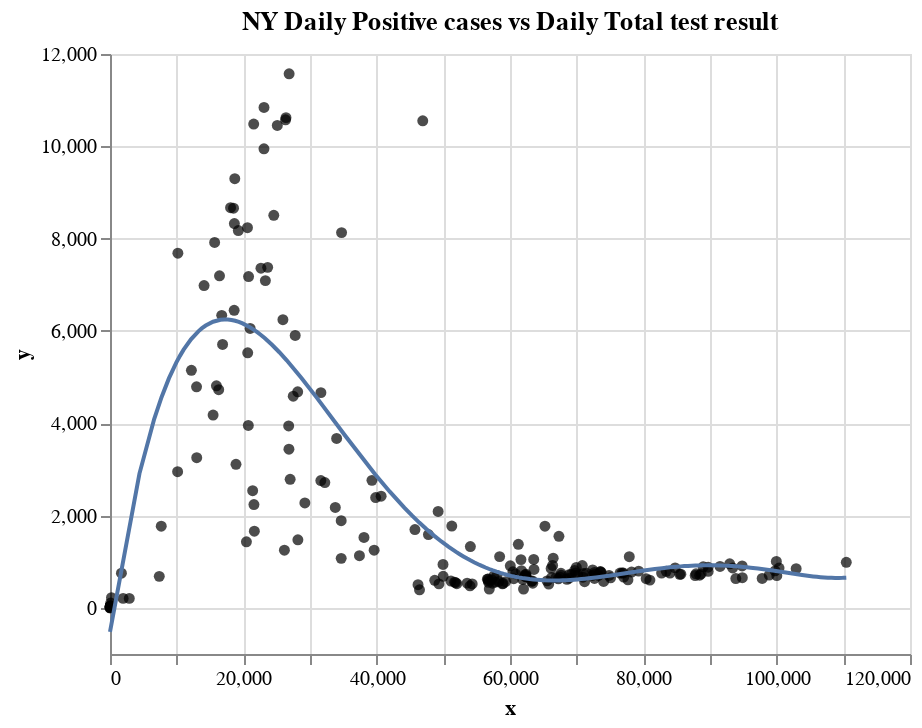

This figure's notebook cell:
### Code cell
#doing polynmial fits on positive and desthIncrease
y = us['positiveIncrease']
x = us['totalTestResultsIncrease']

#converting them to DataFrame so it can exported as a col and rows
# this will be better for the fit
source = pd.DataFrame({'x':x,'y':y})

#define the degree and color of the poly fits
degree = [5]
color_list = ['#5276A7', '#f2', '#b45']

#####
# using alt air for better statistcal graph
####
fit = alt.Chart(source).mark_circle(color='black').encode(alt.X('x'),alt.Y('y'))

polyFit = (fit.transform_regression('x', 'y', method='poly', order=order)
               .mark_line(color=color) 
               for order, color in zip(degree, color_list))

alt.layer(fit, *polyFit).properties(title='NY Daily Positive cases vs Daily Total test result')

### Figure 1 — Vega-Lite specification as saved in the notebook (floating-point values rounded to 4 significant figures; data arrays with more than 128 entries replaced by an {"elided": "..."} marker saying what was removed)
{"config": {"view": {"continuousWidth": 400, "continuousHeight": 300}}, "layer": [{"mark": {"type": "circle", "color": "black"}, "encoding": {"x": {"type": "quantitative", "field": "x"}, "y": {"type": "quantitative", "field": "y"}}}, {"mark": {"type": "line", "color": "#5276A7"}, "encoding": {"x": {"type": "quantitative", "field": "x"}, "y": {"type": "quantitative", "field": "y"}}, "transform": [{"on": "x", "regression": "y", "method": "poly", "order": 5}]}], "data": {"name": "data-4736bbecc4894063c4adae865fa8448a"}, "title": "NY Daily Positive cases vs Daily Total test result", "$schema": "https://vega.github.io/schema/vega-lite/v4.8.1.json", "datasets": {"data-4736bbecc4894063c4adae865fa8448a": {"elided": "208 records"}}}
